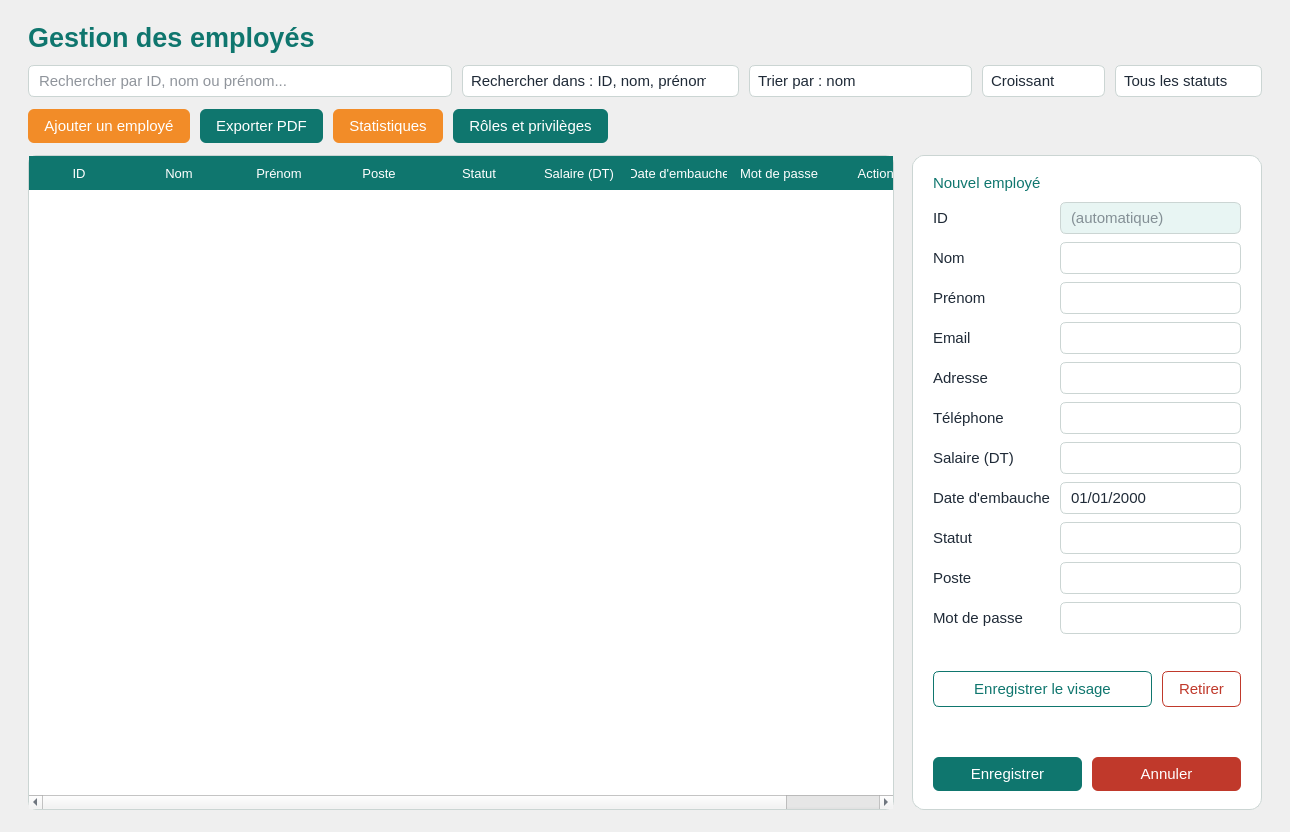
                <widget class="QWidget" name="pageEmployes">
                 <property name="minimumSize">
                  <size>
                   <width>1290</width>
                   <height>0</height>
                  </size>
                 </property>
                 <property name="windowTitle">
                  <string>Gestion des employés</string>
                 </property>
                 <property name="styleSheet">
                  <string notr="true">QWidget { font-family: "Arial"; font-size: 11pt; color: #1F2A37; }
          #pageEmployes { background-color: #F4F8F7; }
          #labelTitrePageEmp { font-size: 20pt; font-weight: bold; color: #0F766E; }
          #labelUtilisateur { color: #1F2A37; }
          #labelDetailTitreEmp { color: #0F766E; }
          QLineEdit, QComboBox, QDateEdit {
              background-color: #FFFFFF; border: 1px solid #CBD5D3; border-radius: 6px; padding: 5px 8px;
          }
          QLineEdit:focus, QComboBox:focus, QDateEdit:focus { border: 2px solid #0F766E; }
          QLineEdit:read-only, QComboBox:disabled, QDateEdit:disabled { background-color: #E8F5F3; color: #1F2A37; }
          QComboBox::drop-down, QDateEdit::drop-down { border: none; width: 24px; }
          QComboBox QAbstractItemView {
              background-color: #FFFFFF; border: 1px solid #CBD5D3;
              selection-background-color: #CDEAE6; selection-color: #1F2A37; outline: none;
          }
          /* Turquoise : boutons principaux et validation */
          QPushButton {
              background-color: #0F766E; color: #FFFFFF; border: none;
              border-radius: 6px; padding: 8px 16px;
          }
          QPushButton:hover { background-color: #0C5F58; }
          /* Orange : actions importantes (Ajouter, Statistiques) */
          #btnAjouter, #btnStats { background-color: #F28C28; }
          #btnAjouter:hover, #btnStats:hover { background-color: #D97706; }
          /* Bleu : Modifier */
          #btnModifierLigne { background-color: #2F6FB3; }
          #btnModifierLigne:hover { background-color: #265A92; }
          /* Rouge : Supprimer */
          #btnSupprimerLigne { background-color: #C0392B; }
          #btnSupprimerLigne:hover { background-color: #A32F23; }
          /* Boutons secondaires (contour turquoise) */
          #btnVisage {
              background-color: #FFFFFF; color: #0F766E; border: 1px solid #0F766E;
          }
          #btnVisage:hover { background-color: #E8F5F3; }
          /* Rouge : Annuler */
          #btnAnnuler { background-color: #C0392B; color: #FFFFFF; border: none; }
          #btnAnnuler:hover { background-color: #A5311F; }
          #btnSupprVisage { background-color: #FFFFFF; color: #C0392B; border: 1px solid #C0392B; }
          #btnSupprVisage:hover { background-color: #FBEAE8; }
          #btnSupprVisage:disabled { color: #CBD5D3; border: 1px solid #CBD5D3; }
          #labelVisage { color: #1F2A37; }
          QTableWidget {
              background-color: #FFFFFF; alternate-background-color: #F4F8F7;
              border: 1px solid #CBD5D3; border-radius: 8px; gridline-color: #E3EAE9;
              selection-background-color: #CDEAE6; selection-color: #1F2A37;
          }
          QHeaderView::section {
              background-color: #0F766E; color: #FFFFFF; border: none; padding: 6px; font-weight: normal;
          }
          QMessageBox, QDialog { background-color: #F4F8F7; }
          QMessageBox QLabel { color: #1F2A37; }
          #frameDetailEmp { background-color: #FFFFFF; border: 1px solid #CBD5D3; border-radius: 12px; }
          #tableEmployes { font-size: 10pt; }
          #tableEmployes QHeaderView::section { font-size: 10pt; padding: 6px 2px; }
          #tableEmployes #btnModifierLigne, #tableEmployes #btnSupprimerLigne { font-size: 9pt; padding: 0 8px; }
          </string>
                 </property>
                 <layout class="QVBoxLayout" name="layoutEmployes" stretch="0,0,0,1">
                  <property name="leftMargin">
                   <number>28</number>
                  </property>
                  <property name="topMargin">
                   <number>22</number>
                  </property>
                  <property name="rightMargin">
                   <number>28</number>
                  </property>
                  <property name="bottomMargin">
                   <number>22</number>
                  </property>
                  <property name="spacing">
                   <number>12</number>
                  </property>
                  <item>
                   <layout class="QHBoxLayout" name="layoutEntete">
                    <item>
                     <widget class="QLabel" name="labelTitrePageEmp">
                      <property name="text">
                       <string>Gestion des employés</string>
                      </property>
                     </widget>
                    </item>
                    <item>
                     <spacer name="spacerEnteteEmp">
                      <property name="orientation">
                       <enum>Qt::Horizontal</enum>
                      </property>
                      <property name="sizeHint" stdset="0">
                       <size>
                        <width>40</width>
                        <height>20</height>
                       </size>
                      </property>
                     </spacer>
                    </item>
                    <item>
                     <widget class="QLabel" name="labelUtilisateur">
                      <property name="text">
                       <string />
                      </property>
                     </widget>
                    </item>
                   </layout>
                  </item>
                  <item>
                   <layout class="QHBoxLayout" name="layoutFiltres" stretch="1,0,0,0,0">
                    <property name="spacing">
                     <number>10</number>
                    </property>
                    <item>
                     <widget class="QLineEdit" name="editRecherche">
                      <property name="minimumSize">
                       <size>
                        <width>260</width>
                        <height>0</height>
                       </size>
                      </property>
                      <property name="placeholderText">
                       <string>Rechercher par ID, nom ou prénom...</string>
                      </property>
                      <property name="clearButtonEnabled">
                       <bool>true</bool>
                      </property>
                     </widget>
                    </item>
                    <item>
                     <widget class="QComboBox" name="comboCritere">
                      <item>
                       <property name="text">
                        <string>Rechercher dans : ID, nom, prénom</string>
                       </property>
                      </item>
                      <item>
                       <property name="text">
                        <string>ID</string>
                       </property>
                      </item>
                      <item>
                       <property name="text">
                        <string>Nom</string>
                       </property>
                      </item>
                      <item>
                       <property name="text">
                        <string>Prénom</string>
                       </property>
                      </item>
                     </widget>
                    </item>
                    <item>
                     <widget class="QComboBox" name="comboTri">
                      <item>
                       <property name="text">
                        <string>Trier par : nom</string>
                       </property>
                      </item>
                      <item>
                       <property name="text">
                        <string>Trier par : salaire</string>
                       </property>
                      </item>
                      <item>
                       <property name="text">
                        <string>Trier par : date d'embauche</string>
                       </property>
                      </item>
                      <item>
                       <property name="text">
                        <string>Trier par : poste</string>
                       </property>
                      </item>
                      <item>
                       <property name="text">
                        <string>Trier par : statut</string>
                       </property>
                      </item>
                     </widget>
                    </item>
                    <item>
                     <widget class="QComboBox" name="comboOrdre">
                      <item>
                       <property name="text">
                        <string>Croissant</string>
                       </property>
                      </item>
                      <item>
                       <property name="text">
                        <string>Décroissant</string>
                       </property>
                      </item>
                     </widget>
                    </item>
                    <item>
                     <widget class="QComboBox" name="comboFiltreStatut">
                      <item>
                       <property name="text">
                        <string>Tous les statuts</string>
                       </property>
                      </item>
                     </widget>
                    </item>
                   </layout>
                  </item>
                  <item>
                   <layout class="QHBoxLayout" name="layoutBoutons">
                    <property name="spacing">
                     <number>10</number>
                    </property>
                    <item>
                     <widget class="QPushButton" name="btnAjouter">
                      <property name="text">
                       <string>Ajouter un employé</string>
                      </property>
                      <property name="cursor">
                       <cursorShape>PointingHandCursor</cursorShape>
                      </property>
                     </widget>
                    </item>
                    <item>
                     <widget class="QPushButton" name="btnPdf">
                      <property name="text">
                       <string>Exporter PDF</string>
                      </property>
                      <property name="cursor">
                       <cursorShape>PointingHandCursor</cursorShape>
                      </property>
                     </widget>
                    </item>
                    <item>
                     <widget class="QPushButton" name="btnStats">
                      <property name="text">
                       <string>Statistiques</string>
                      </property>
                      <property name="cursor">
                       <cursorShape>PointingHandCursor</cursorShape>
                      </property>
                     </widget>
                    </item>
                    <item>
                     <widget class="QPushButton" name="btnPrivileges">
                      <property name="text">
                       <string>Rôles et privilèges</string>
                      </property>
                      <property name="cursor">
                       <cursorShape>PointingHandCursor</cursorShape>
                      </property>
                     </widget>
                    </item>
                    <item>
                     <spacer name="spacerBoutonsEmp">
                      <property name="orientation">
                       <enum>Qt::Horizontal</enum>
                      </property>
                      <property name="sizeHint" stdset="0">
                       <size>
                        <width>40</width>
                        <height>20</height>
                       </size>
                      </property>
                     </spacer>
                    </item>
                   </layout>
                  </item>
                  <item>
                   <layout class="QHBoxLayout" name="layoutContenu" stretch="1,0">
                    <property name="spacing">
                     <number>18</number>
                    </property>
                    <item>
                     <widget class="QTableWidget" name="tableEmployes">
                      <property name="editTriggers">
                       <set>QAbstractItemView::NoEditTriggers</set>
                      </property>
                      <property name="selectionMode">
                       <enum>QAbstractItemView::SingleSelection</enum>
                      </property>
                      <property name="selectionBehavior">
                       <enum>QAbstractItemView::SelectRows</enum>
                      </property>
                      <property name="alternatingRowColors">
                       <bool>true</bool>
                      </property>
                      <property name="showGrid">
                       <bool>false</bool>
                      </property>
                      <column>
                       <property name="text">
                        <string>ID</string>
                       </property>
                      </column>
                      <column>
                       <property name="text">
                        <string>Nom</string>
                       </property>
                      </column>
                      <column>
                       <property name="text">
                        <string>Prénom</string>
                       </property>
                      </column>
                      <column>
                       <property name="text">
                        <string>Poste</string>
                       </property>
                      </column>
                      <column>
                       <property name="text">
                        <string>Statut</string>
                       </property>
                      </column>
                      <column>
                       <property name="text">
                        <string>Salaire (DT)</string>
                       </property>
                      </column>
                      <column>
                       <property name="text">
                        <string>Date d'embauche</string>
                       </property>
                      </column>
                      <column>
                       <property name="text">
                        <string>Mot de passe</string>
                       </property>
                      </column>
                      <column>
                       <property name="text">
                        <string>Actions</string>
                       </property>
                      </column>
                      <attribute name="verticalHeaderVisible">
                       <bool>false</bool>
                      </attribute>
                      <attribute name="verticalHeaderDefaultSectionSize">
                       <number>46</number>
                      </attribute>
                     </widget>
                    </item>
                    <item>
                     <widget class="QFrame" name="frameDetailEmp">
                      <property name="minimumSize">
                       <size>
                        <width>350</width>
                        <height>0</height>
                       </size>
                      </property>
                      <property name="maximumSize">
                       <size>
                        <width>350</width>
                        <height>16777215</height>
                       </size>
                      </property>
                      <layout class="QVBoxLayout" name="layoutDetail">
                       <property name="leftMargin">
                        <number>20</number>
                       </property>
                       <property name="topMargin">
                        <number>18</number>
                       </property>
                       <property name="rightMargin">
                        <number>20</number>
                       </property>
                       <property name="bottomMargin">
                        <number>18</number>
                       </property>
                       <property name="spacing">
                        <number>10</number>
                       </property>
                       <item>
                        <widget class="QLabel" name="labelDetailTitreEmp">
                         <property name="text">
                          <string>Nouvel employé</string>
                         </property>
                        </widget>
                       </item>
                       <item>
                        <layout class="QFormLayout" name="formLayout">
                         <property name="labelAlignment">
                          <set>Qt::AlignLeading|Qt::AlignLeft|Qt::AlignVCenter</set>
                         </property>
                         <property name="verticalSpacing">
                          <number>8</number>
                         </property>
                         <item row="0" column="0">
                          <widget class="QLabel" name="labId">
                           <property name="text">
                            <string>ID</string>
                           </property>
                          </widget>
                         </item>
                         <item row="0" column="1">
                          <widget class="QLineEdit" name="editId">
                           <property name="readOnly">
                            <bool>true</bool>
                           </property>
                           <property name="placeholderText">
                            <string>(automatique)</string>
                           </property>
                          </widget>
                         </item>
                         <item row="1" column="0">
                          <widget class="QLabel" name="labNom">
                           <property name="text">
                            <string>Nom</string>
                           </property>
                          </widget>
                         </item>
                         <item row="1" column="1">
                          <widget class="QLineEdit" name="editNom" />
                         </item>
                         <item row="2" column="0">
                          <widget class="QLabel" name="labPrenom">
                           <property name="text">
                            <string>Prénom</string>
                           </property>
                          </widget>
                         </item>
                         <item row="2" column="1">
                          <widget class="QLineEdit" name="editPrenom" />
                         </item>
                         <item row="3" column="0">
                          <widget class="QLabel" name="labEmail">
                           <property name="text">
                            <string>Email</string>
                           </property>
                          </widget>
                         </item>
                         <item row="3" column="1">
                          <widget class="QLineEdit" name="editEmail" />
                         </item>
                         <item row="4" column="0">
                          <widget class="QLabel" name="labAdresse">
                           <property name="text">
                            <string>Adresse</string>
                           </property>
                          </widget>
                         </item>
                         <item row="4" column="1">
                          <widget class="QLineEdit" name="editAdresse" />
                         </item>
                         <item row="5" column="0">
                          <widget class="QLabel" name="labTelephone">
                           <property name="text">
                            <string>Téléphone</string>
                           </property>
                          </widget>
                         </item>
                         <item row="5" column="1">
                          <widget class="QLineEdit" name="editTelephone" />
                         </item>
                         <item row="6" column="0">
                          <widget class="QLabel" name="labSalaire">
                           <property name="text">
                            <string>Salaire (DT)</string>
                           </property>
                          </widget>
                         </item>
                         <item row="6" column="1">
                          <widget class="QLineEdit" name="editSalaire" />
                         </item>
                         <item row="7" column="0">
                          <widget class="QLabel" name="labDate">
                           <property name="text">
                            <string>Date d'embauche</string>
                           </property>
                          </widget>
                         </item>
                         <item row="7" column="1">
                          <widget class="QDateEdit" name="dateEmbauche">
                           <property name="calendarPopup">
                            <bool>true</bool>
                           </property>
                           <property name="displayFormat">
                            <string>dd/MM/yyyy</string>
                           </property>
                          </widget>
                         </item>
                         <item row="8" column="0">
                          <widget class="QLabel" name="labStatut">
                           <property name="text">
                            <string>Statut</string>
                           </property>
                          </widget>
                         </item>
                         <item row="8" column="1">
                          <widget class="QComboBox" name="comboStatut" />
                         </item>
                         <item row="9" column="0">
                          <widget class="QLabel" name="labPoste">
                           <property name="text">
                            <string>Poste</string>
                           </property>
                          </widget>
                         </item>
                         <item row="9" column="1">
                          <widget class="QComboBox" name="comboPoste" />
                         </item>
                         <item row="10" column="0">
                          <widget class="QLabel" name="labMdp">
                           <property name="text">
                            <string>Mot de passe</string>
                           </property>
                          </widget>
                         </item>
                         <item row="10" column="1">
                          <widget class="QLineEdit" name="editMdp">
                           <property name="echoMode">
                            <enum>QLineEdit::Password</enum>
                           </property>
                          </widget>
                         </item>
                        </layout>
                       </item>
                       <item>
                        <widget class="QLabel" name="labelVisage">
                         <property name="text">
                          <string />
                         </property>
                        </widget>
                       </item>
                       <item>
                        <layout class="QHBoxLayout" name="layoutVisage" stretch="1,0">
                         <item>
                          <widget class="QPushButton" name="btnVisage">
                           <property name="text">
                            <string>Enregistrer le visage</string>
                           </property>
                           <property name="cursor">
                            <cursorShape>PointingHandCursor</cursorShape>
                           </property>
                          </widget>
                         </item>
                         <item>
                          <widget class="QPushButton" name="btnSupprVisage">
                           <property name="text">
                            <string>Retirer</string>
                           </property>
                           <property name="cursor">
                            <cursorShape>PointingHandCursor</cursorShape>
                           </property>
                          </widget>
                         </item>
                        </layout>
                       </item>
                       <item>
                        <spacer name="spacerDetailEmp">
                         <property name="orientation">
                          <enum>Qt::Vertical</enum>
                         </property>
                         <property name="sizeHint" stdset="0">
                          <size>
                           <width>20</width>
                           <height>40</height>
                          </size>
                         </property>
                        </spacer>
                       </item>
                       <item>
                        <layout class="QHBoxLayout" name="layoutValider">
                         <item>
                          <widget class="QPushButton" name="btnEnregistrer">
                           <property name="text">
                            <string>Enregistrer</string>
                           </property>
                           <property name="cursor">
                            <cursorShape>PointingHandCursor</cursorShape>
                           </property>
                          </widget>
                         </item>
                         <item>
                          <widget class="QPushButton" name="btnAnnuler">
                           <property name="text">
                            <string>Annuler</string>
                           </property>
                           <property name="cursor">
                            <cursorShape>PointingHandCursor</cursorShape>
                           </property>
                          </widget>
                         </item>
                        </layout>
                       </item>
                      </layout>
                     </widget>
                    </item>
                   </layout>
                  </item>
                 </layout>
                </widget>
